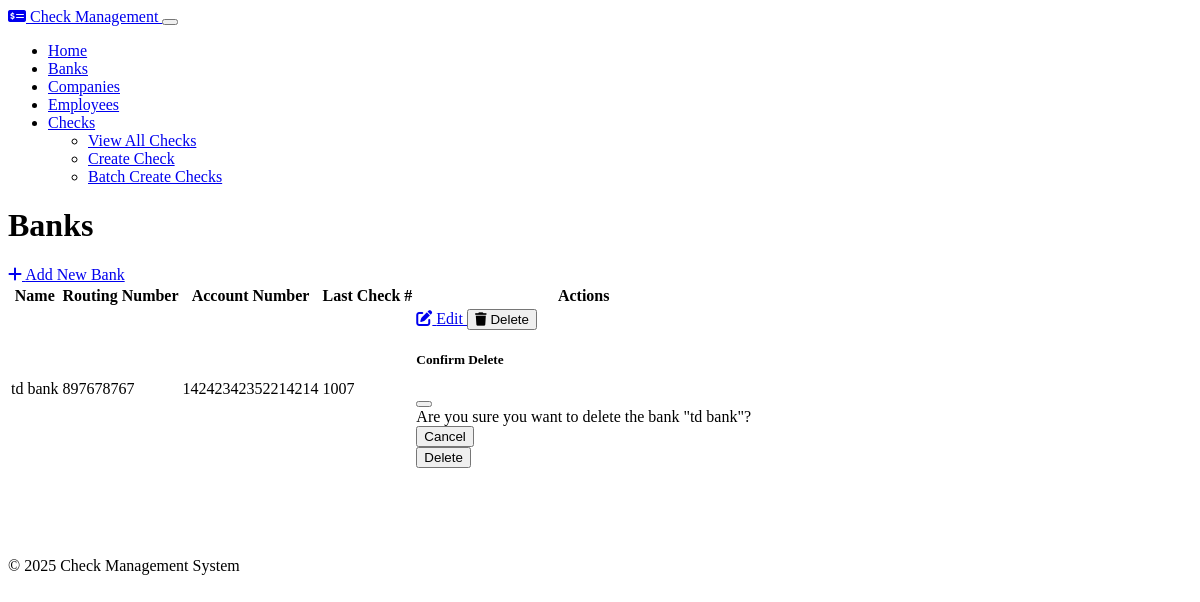
The app's page /banks, older data.
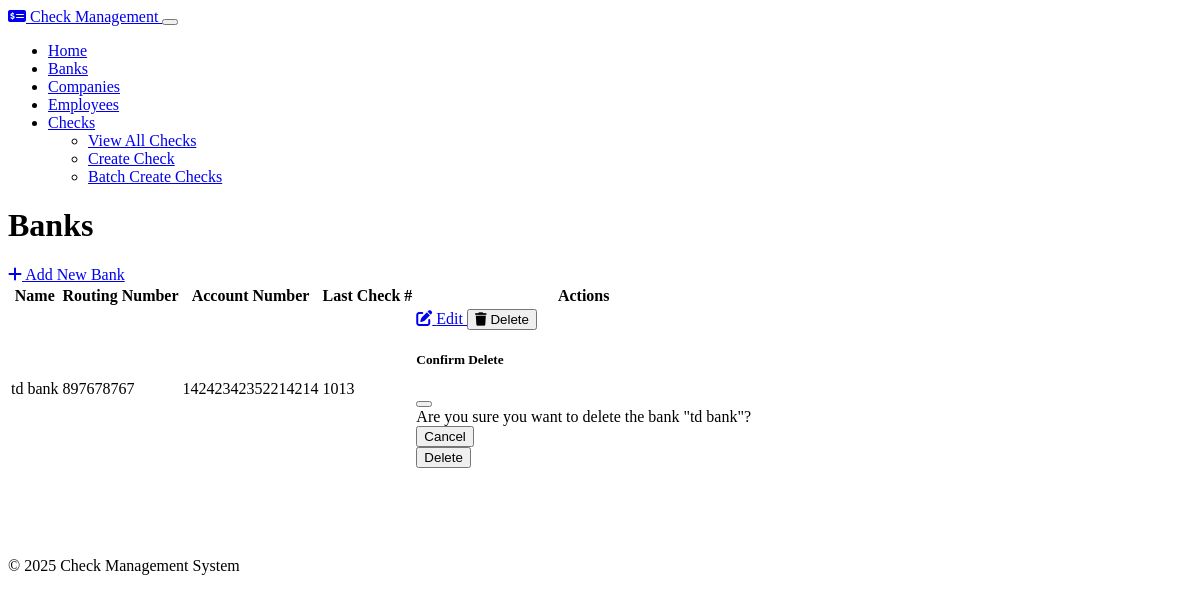
The same page, newer data.
### models.py (models this page shows, shortened)
class Bank(db.Model):
    id = db.Column(db.Integer, primary_key=True)
    name = db.Column(db.String(100), nullable=False)
    routing_number = db.Column(db.String(9), nullable=False)
    account_number = db.Column(db.String(20), nullable=False)
    last_check_number = db.Column(db.Integer, default=1000)
    checks = db.relationship('Check', backref='bank', lazy=True, cascade="all, delete-orphan")

### routes.py (the view)
    @app.route('/banks')
    def banks_index():
        banks = Bank.query.all()
        return render_template('banks/index.html', banks=banks)

### templates/banks/index.html
{% extends 'layout.html' %}
{% block content %}
<div class="d-flex justify-content-between align-items-center mb-4">
    <h1>Banks</h1>
    <a href="{{ url_for('banks_create') }}" class="btn btn-primary">
        <i class="fas fa-plus me-1"></i> Add New Bank
    </a>
</div>
{% if banks %}
    <div class="table-responsive">
        <table class="table table-hover">
            <thead>
                <tr>
                    <th>Name</th>
                    <th>Routing Number</th>
                    <th>Account Number</th>
                    <th>Last Check #</th>
                    <th>Actions</th>
                </tr>
            </thead>
            <tbody>
                {% for bank in banks %}
                    <tr>
                        <td>{{ bank.name }}</td>
                        <td>{{ bank.routing_number }}</td>
                        <td>{{ bank.account_number }}</td>
                        <td>{{ bank.last_check_number }}</td>
                        <td>
                            <div class="btn-group" role="group">
                                <a href="{{ url_for('banks_edit', id=bank.id) }}" class="btn btn-sm btn-secondary">
                                    <i class="fas fa-edit"></i> Edit
                                </a>
                                <button type="button" class="btn btn-sm btn-danger" data-bs-toggle="modal" data-bs-target="#deleteModal{{ bank.id }}">
                                    <i class="fas fa-trash"></i> Delete
                                </button>
                            </div>
                            <div class="modal fade" id="deleteModal{{ bank.id }}" tabindex="-1" aria-labelledby="deleteModalLabel{{ bank.id }}" aria-hidden="true">
                                <div class="modal-dialog">
                                    <div class="modal-content">
                                        <div class="modal-header">
                                            <h5 class="modal-title" id="deleteModalLabel{{ bank.id }}">Confirm Delete</h5>
                                            <button type="button" class="btn-close" data-bs-dismiss="modal" aria-label="Close"></button>
                                        </div>
                                        <div class="modal-body">
                                            Are you sure you want to delete the bank "{{ bank.name }}"?
                                        </div>
                                        <div class="modal-footer">
                                            <button type="button" class="btn btn-secondary" data-bs-dismiss="modal">Cancel</button>
                                            <form action="{{ url_for('banks_delete', id=bank.id) }}" method="post">
                                                <button type="submit" class="btn btn-danger">Delete</button>
                                            </form>
                                        </div>
                                    </div>
                                </div>
                            </div>
                        </td>
                    </tr>
                {% endfor %}
            </tbody>
        </table>
    </div>
{% else %}
    <div class="alert alert-info">
        <i class="fas fa-info-circle me-2"></i> No banks found. Please add a bank to get started.
    </div>
{% endif %}
{% endblock %}

Row changes from the older to the newer data that the page shows:
changed Bank "td bank": last_check_number "1007" → "1013"
